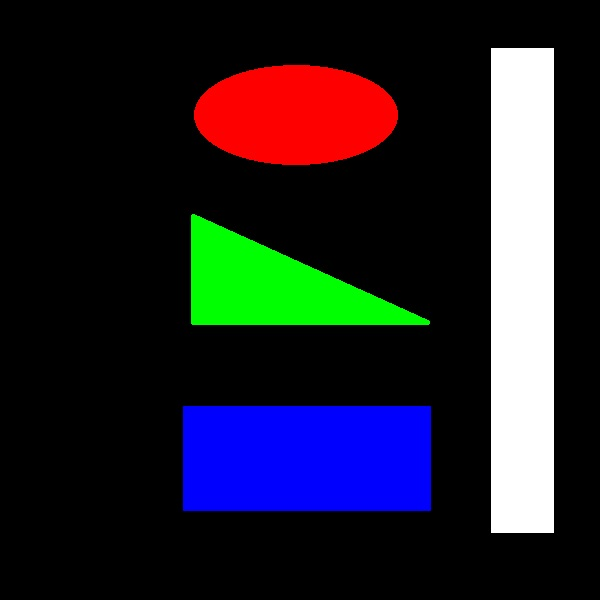
#> input picture testpic.jpg, 600 x 600 px
$ python hough.py testpic.jpg
#> lines starting #> are read from the running program, lines starting #| are printed output that depends on the picture; after the words box and inside, x2 and y2 are one past the last pixel; in counts of white or black regions, pixels touching at a corner belong together
import cv2
import numpy as np
import matplotlib.pyplot as plt
import sys

img = cv2.imread(sys.argv[1])
#> img is the input picture: shape (600, 600, 3); mean B, G, R 40.2, 31.6, 33.1
gray = cv2.cvtColor(img, cv2.COLOR_BGR2GRAY)  #灰度图像
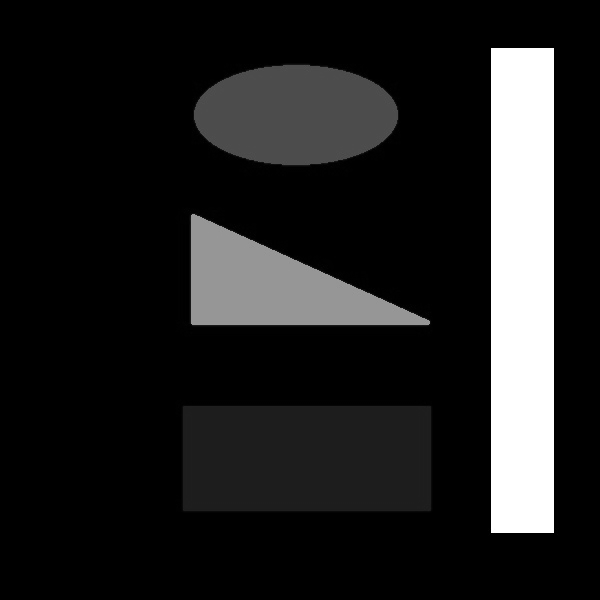
#> gray: shape (600, 600); min 0, max 255, mean 33.1
edges = cv2.Canny(gray, 50, 200)
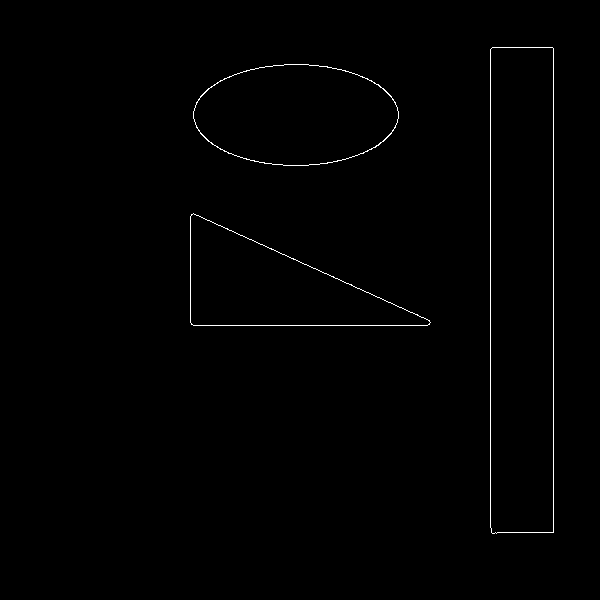
#> edges: shape (600, 600); 0.62% white in thin lines or dots, all inside (x1, y1, x2, y2) = (190, 47, 554, 534)
drawing = np.zeros(img.shape[:], dtype=np.uint8)
#(函数参数3和参数4) 通过步长为1的半径和步长为π/180的角来搜索所有可能的直线
#118 --是经过某一点曲线的数量的阈值
lines = cv2.HoughLines(edges, 1, np.pi / 180, 118)  #这里对最后一个参数使用了经验型的值
#> lines = [[553, 0], [490, 0], [325, 1.57], [117, 1.99]]
result = img.copy()
for line in lines:
    rho, theta = line[0]
    a = np.cos(theta)
    b = np.sin(theta)
    x0 = a * rho
    y0 = b * rho
    x1 = int(x0 + 1000 * (-b))
    y1 = int(y0 + 1000 * (a))
    x2 = int(x0 - 1000 * (-b))
    y2 = int(y0 - 1000 * (a))
    cv2.line(drawing, (x1, y1), (x2, y2), (0, 0, 255))
#> this loop made 4 passes
#> (rho, theta, a, b, x0, y0, x1, y1) on passes 1 to 4: (553, 0, 1, 0, 553, 0, 553, 1000), (490, 0, 1, 0, 490, 0, 490, 1000), (325, 1.57, -4.37e-08, 1, -1.42e-05, 325, -1000, 324), (117, 1.99, -0.407, 0.914, -47.59, 106.9, -961, -299)
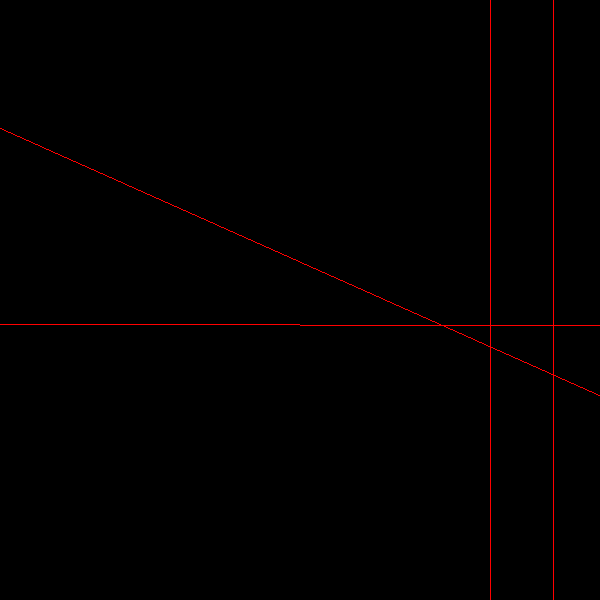
#> drawing: shape (600, 600, 3); mean of channels 0, 1, 2 0, 0, 1.7; drawn as B, G, R

cv2.imshow('Canny', edges)
cv2.imshow('Result', result)
cv2.imshow('Hough', drawing)
cv2.waitKey(0)
cv2.destroyAllWindows()
